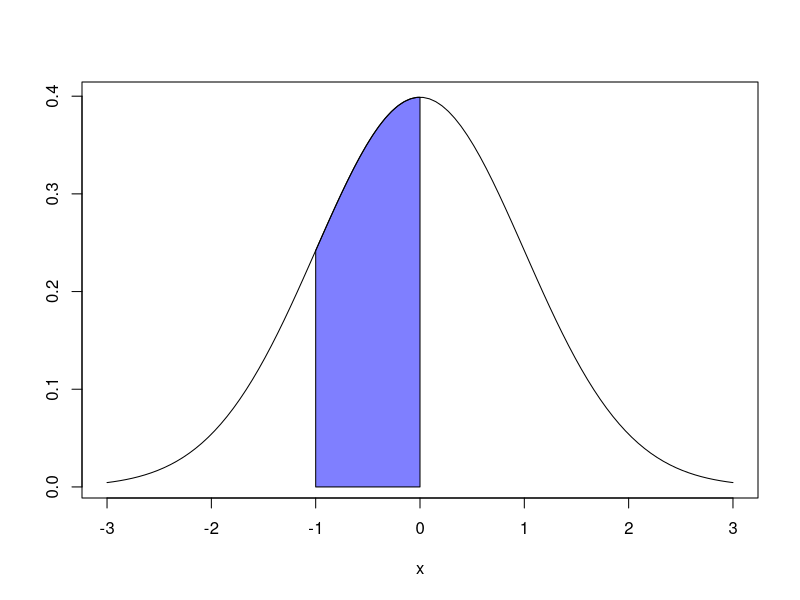
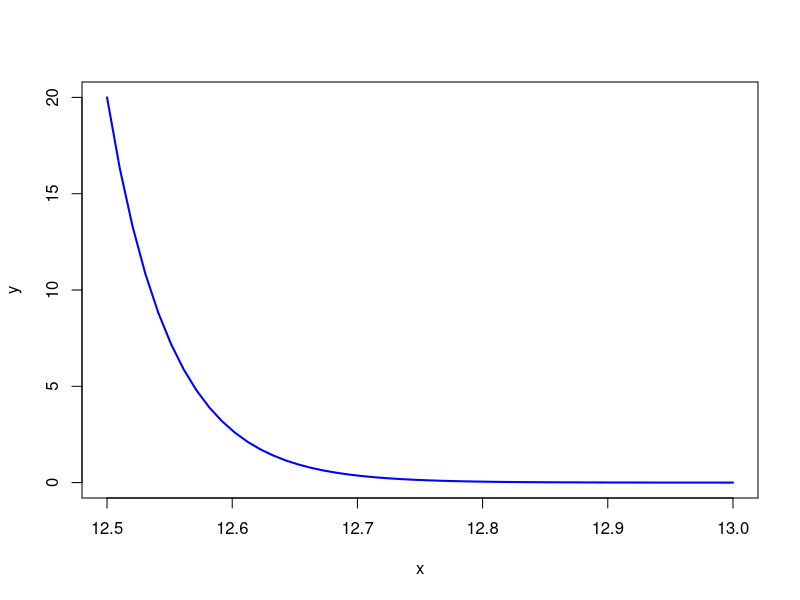
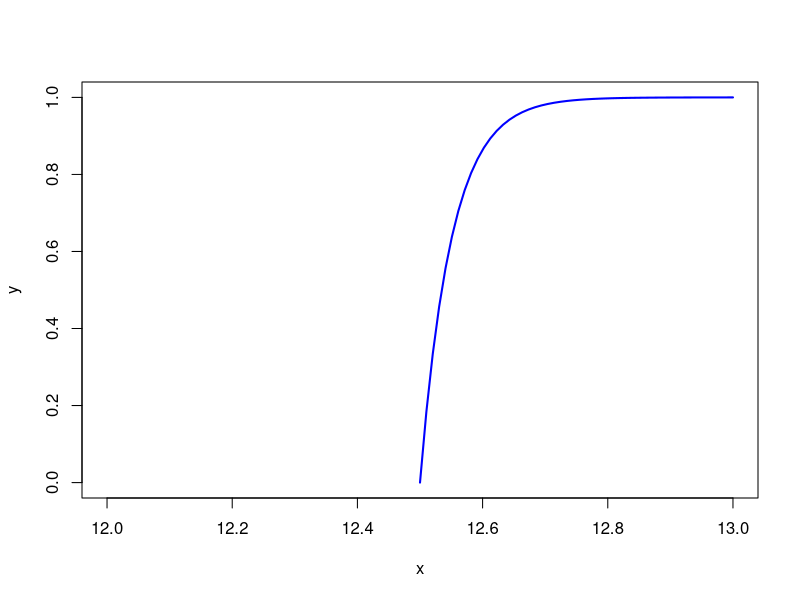
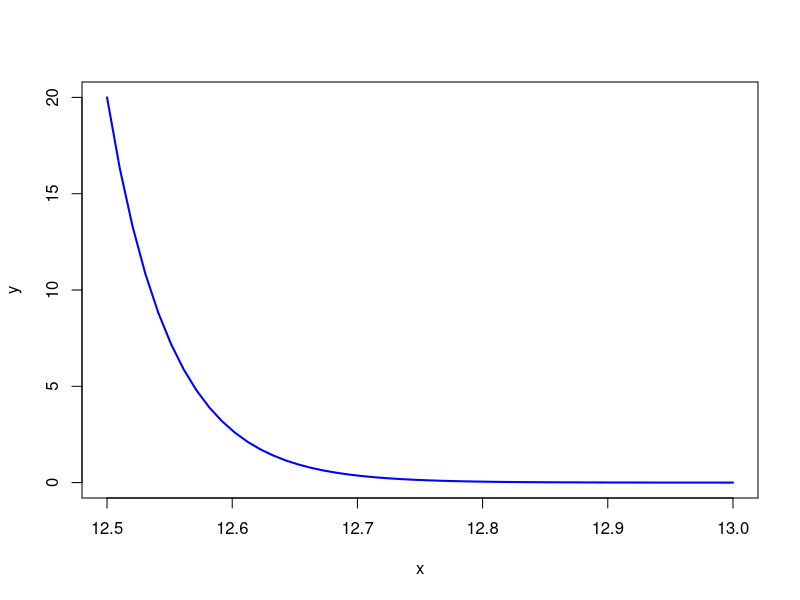

The R script that drew these images, in order: (Note: this script raises an error after producing the figures.)
## ---- chunk 1

normal_area <- function(mean = 0, sd = 1, lb, ub, acolor = "lightgray", ...) {
  x <- seq(mean - 3 * sd, mean + 3 * sd, length = 100) 
  
  if (missing(lb)) {
    lb <- min(x)
  }
  if (missing(ub)) {
    ub <- max(x)
  }
  
  x2 <- seq(lb, ub, length = 100)    
  plot(x, dnorm(x, mean, sd),lwd=2,type="n", ylab = "")
  
  y <- dnorm(x2, mean, sd)
  polygon(c(lb, x2, ub), c(0, y, 0), col = acolor)
  lines(x, dnorm(x, mean, sd), type = "l", ...)
}

normal_area(mean = 0, sd = 1, lb = -1, ub = 0,
            acolor = rgb(0, 0, 1, alpha = 0.5))



## ---- chunk 2
 x= seq(12.5,13, length =50) 
 y=20*2.71828^(-20*(x-12.5))

plot(x,y,type="lines",col="blue",lwd=2)


## ---- chunk 3



x= seq(12.5,13, length =50)
y=1-(2.71^(-20*(x-12.5)))
plot(x,y,type="lines", xlim=c(12,13),lwd=2,col="blue")

## ---- chunk 4
x= seq(12.5,13, length =50) 
y=20*2.71828^(-20*(x-12.5))

plot(x,y,type="lines",col="blue",lwd=2)

## ---- chunk 5
knitr::include_graphics("imagen/ff.png")
## ---- chunk 6
 x= seq(0,1,length=100) 
 y=90*x^8*(1-x)
plot(x,y,type="lines",col="blue",lwd=2)

